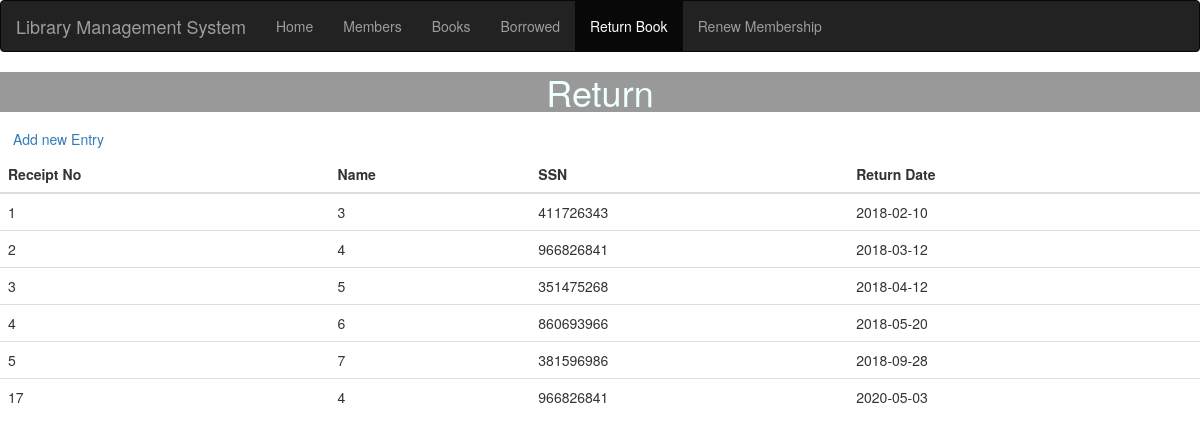
The page /return.php on the database its author committed.
### tables this page shows
CREATE TABLE `returns` (
  `Recipt_no` int(11) NOT NULL,
  `ISBN` bigint(20) DEFAULT NULL,
  `BOOK_ID` bigint(20) DEFAULT NULL,
  `SSN` bigint(20) DEFAULT NULL,
  `Return_date` date DEFAULT NULL
);

### return.php (the view, shortened to what this page needs)
<!DOCTYPE html>
<html lang="en">
  <head>
    <link
      rel="stylesheet"
      href="https://maxcdn.bootstrapcdn.com/bootstrap/3.3.7/css/bootstrap.min.css"
    />
  </head>
  <body>
    <nav class="navbar navbar-inverse">
      <div class="container-fluid">
        <div class="navbar-header">
          <a class="navbar-brand" href="#">Library Management System</a>
        </div>
        <ul class="nav navbar-nav">
        <li><a href="index.php">Home</a></li>
          <li><a href="members.php">Members</a></li>
          <li><a href="books.php">Books</a></li>
          <li><a href="borrowed.php">Borrowed</a></li>
          <li class="active"><a href="return.php">Return Book</a></li>
          <li><a href="renew.php">Renew Membership</a></li>
        </ul>
      </div>
    </nav>
    <div>
      <h1
        style="text-align: center; background: rgba(0, 0, 0, 0.4); color: azure"
      >
        Return
      </h1>
    </div>
    <a href="returnform.php" class="btn btn-dark" role="button">Add new Entry</a>
    <table class="table table-dark">
<thead>
<tr>
  <th scope="col">Receipt No</th>
  <th scope="col">Name</th>
  <th scope="col">SSN</th>
  <th scope="col">Return Date</th>
</tr>
</thead>
<?php
  $conn = mysqli_connect('localhost', 'root', '', 'Library');
  $sql = "SELECT Recipt_no, BOOK_ID, SSN, Return_date FROM `returns`";
  $result = $conn->query($sql);
if ($result->num_rows > 0) {
while($row = $result->fetch_assoc()) {
echo "<tr><td>" . $row["Recipt_no"]. "</td><td>" . $row["BOOK_ID"] . "</td><td>"
. $row["SSN"]. "</td><td>" . $row["Return_date"]  . "</td></tr>";
}
echo "</table>";
} else { echo "0 results"; }
?>
  </body>
</html>

### rows shown on the page
returns: Recipt_no "1", BOOK_ID "3", SSN "411726343", Return_date "2018-02-10"
returns: Recipt_no "2", BOOK_ID "4", SSN "966826841", Return_date "2018-03-12"
returns: Recipt_no "3", BOOK_ID "5", SSN "351475268", Return_date "2018-04-12"
returns: Recipt_no "4", BOOK_ID "6", SSN "860693966", Return_date "2018-05-20"
returns: Recipt_no "5", BOOK_ID "7", SSN "381596986", Return_date "2018-09-28"
returns: Recipt_no "17", BOOK_ID "4", SSN "966826841", Return_date "2020-05-03"
